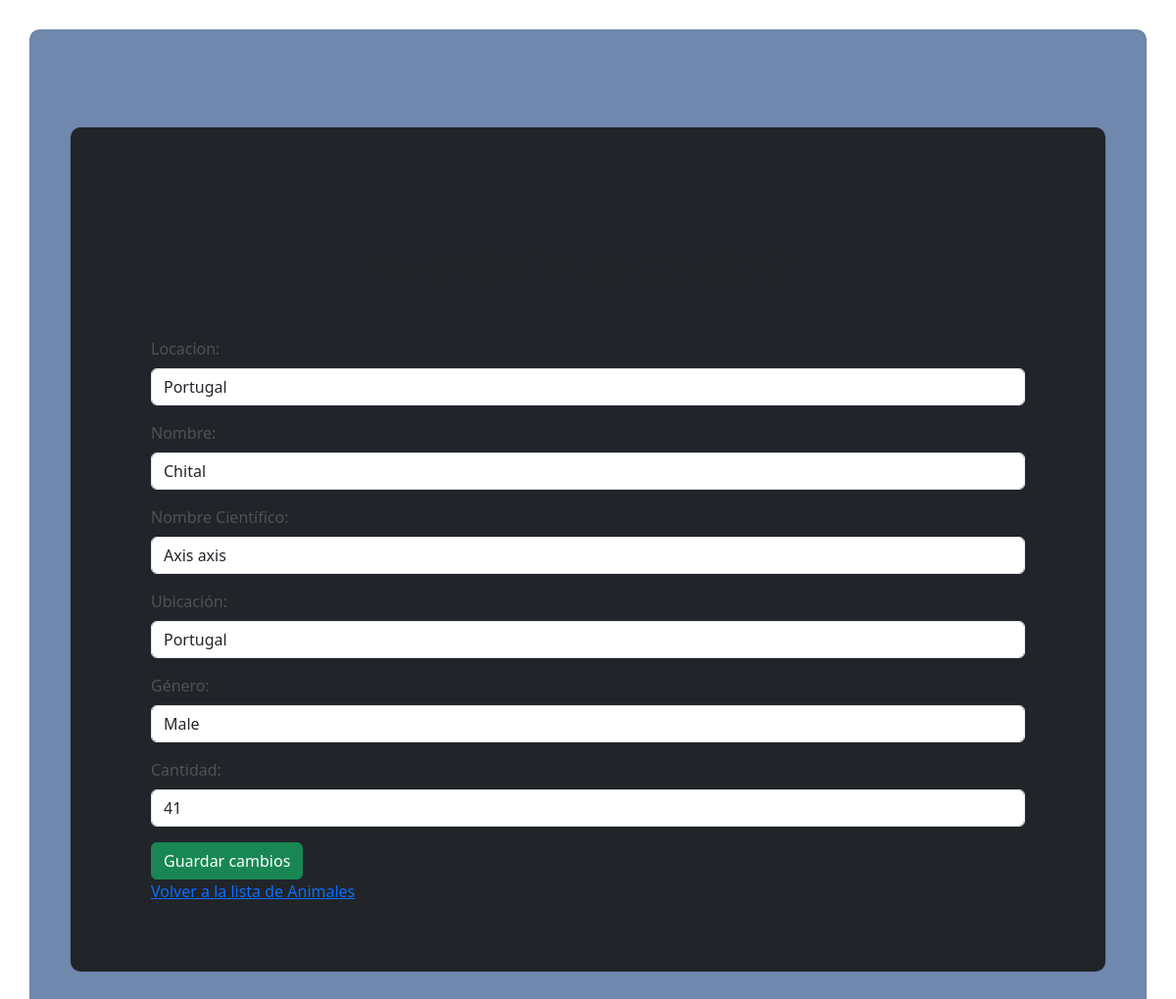
The app's page /edit/9 with its own data.
### models/models.py (models this page shows, shortened)
class Animal(db.Model):
    __tablename__ = "animals"
    id = db.Column(db.Integer, primary_key=True)
    name = db.Column(db.String(50), nullable=False)
    cientific_name = db.Column(db.String(50), nullable=False)
    location = db.Column(db.String(50), nullable=False)
    gender = db.Column(db.String(50), nullable=False)
    count = db.Column(db.Integer, nullable=False)

### app.py (the view, shortened to what this page needs)
@app.route("/edit/<animals_id>", methods=["GET", "POST"])
def edit(animals_id):
    animals_db = Animal.query.filter_by(id=animals_id).first()
    if not animals_db:  # Check if animal exists
        return "Animal not found!"
    return render_template("edit.html", animals=animals_db)

### templates/edit.html
{% extends 'layout.html' %}
{% block main %}
<div class="container-fluid">
     <h1 class="text-center mt-5 mb-5 text-dark">Formulario para edición</h1>
    <form method="POST" action="/edit/{{ animals_id }}"> <input type="hidden" name="id" value="{{ animals.id }}">
        <div class="mb-3">
            <label for="location" class="form-label">Locacion:</label>
            <input type="text" class="form-control" id="location" name="location" value="{{animals.location}}">
        </div>
        <div class="mb-3">
            <label for="name" class="form-label">Nombre:</label>
            <input type="text" class="form-control" id="name" name="name" value="{{animals.name}}">
        </div>
        <div class="mb-3">
            <label for="cientific_name"class="form-label" >Nombre Científico:</label>
            <input type="text" class="form-control"  id="cientific_name" name="cientific_name" value="{{animals.cientific_name}}">
        </div>
        <div class="mb-3">
            <label for="location" class="form-label">Ubicación:</label>
            <input type="text" class="form-control" id="location" name="location" value="{{animals.location}}">
        </div>
        <div class="mb-3">
            <label for="gender"class="form-label" >Género:</label>
            <input type="text" class="form-control" id="gender" name="gender" value="{{animals.gender}}">
        </div>
        <div class="mb-3">
            <label for="count"class="form-label" >Cantidad:</label>
            <input type="text" class="form-control" id="count" name="count" value="{{animals.count}}">
        </div>
        <button type="submit" class="btn btn-success">Guardar cambios</button>
    </form>
    <a href="/">Volver a la lista de Animales</a>
</div>
{% endblock main %}

### records on screen
Animal: location "Portugal", name "Chital", cientific_name "Axis axis", gender "Male", count "41"
